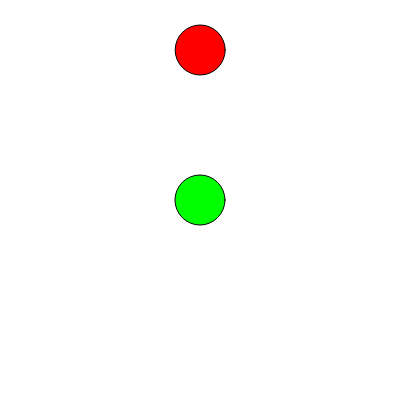
Frame 1 (no input)
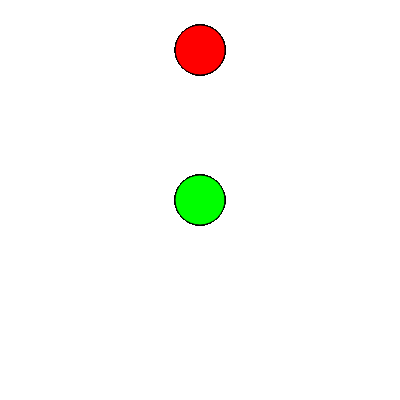
Frame 60 (no input)
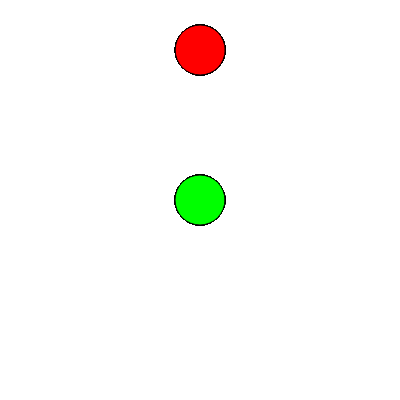
Frame 120 (the mouse pressed at the canvas centre since frame 60)

The p5.js sketch that drew these frames (run headless with seeded random() and noise() and a simulated clock; from frame 60 on, the mouse is pressed at the canvas centre):

// p5.js sketch
// ── sketch.js
let xPos = 200
let yPos = 200


function setup() {
  createCanvas(400, 400);
}

function draw()  {
  fill(255,0,0)
ellipse(200.200,50,50)
if(mouseX=200){
  fill(0,255,0)
  ellipse(200,200,50,50)
}

 
}
